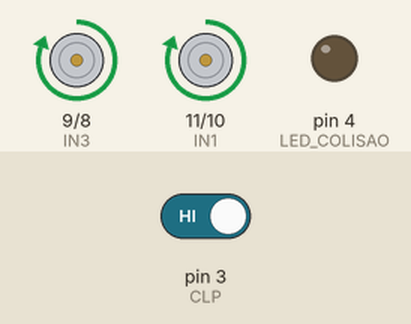
A sketch run on a simulated Arduino Uno, built with avr-gcc and run on an emulated ATmega328P. On the bench: motor-driver pin pairs drawn as motors (green arrow = first pin HIGH = forward, orange = second pin HIGH = backward, longer = more drive), output pins drawn as LEDs (lit = HIGH). The inputs (shaded band) are chosen by the test bench; at power-on: pin 3 (CLP) HIGH.

Above: at 3.2 s.
3.3 s: pin 3 (CLP) driven LOW
At 4.6 s:
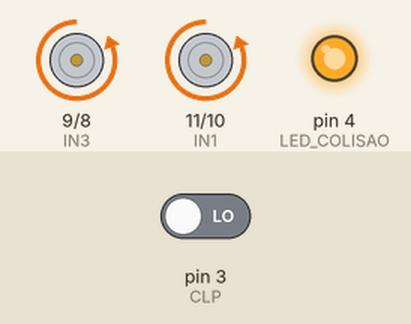
At 5.7 s:
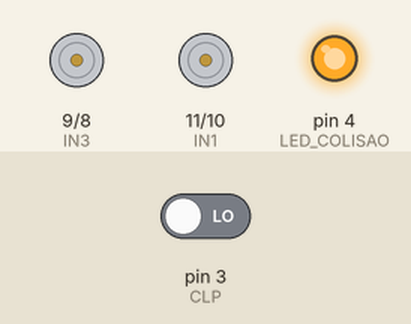
6.3 s: pin 3 (CLP) driven HIGH
At 8.6 s:
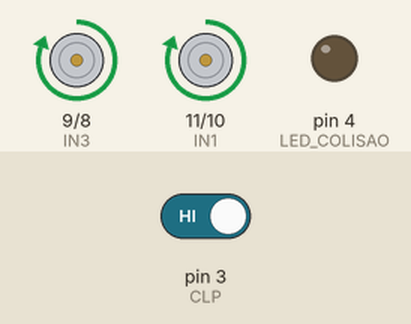
Timing chart, 0 to 10.1 s (numbered marks = the images above; inputs shaded):
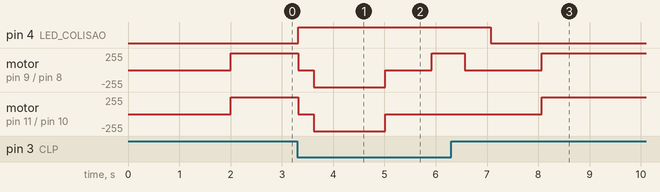

Measured:
- after the input at 3.3 s, pin 4 (LED_COLISAO): LOW → HIGH at once; motor on pin 9 (IN3) / pin 8 (IN4): forward 255/255 → stopped at once, → backward 255/255 0.30 s later, → stopped 1.4 s later, → forward 255/255 0.90 s later; motor on pin 11 (IN1) / pin 10 (IN2): forward 255/255 → stopped at once, → backward 255/255 0.30 s later, → stopped 1.4 s later
- after the input at 6.3 s, motor on pin 11 (IN1) / pin 10 (IN2): stopped → forward 255/255 after 1.8 s

The sketch:

codigo.ino
```cpp
#define CLP 3
#define LED_COLISAO 4

#define IN1 11
#define IN2 10
#define IN3 9
#define IN4 8

const unsigned long TEMPO_RE = 1400;

const unsigned long TEMPO_CURVA_90 = 650;

int estadoNormalCLP;

void parar() {

  digitalWrite(IN1, LOW);
  digitalWrite(IN2, LOW);

  digitalWrite(IN3, LOW);
  digitalWrite(IN4, LOW);
}

void frente() {

  digitalWrite(IN1, HIGH);
  digitalWrite(IN2, LOW);

  digitalWrite(IN3, HIGH);
  digitalWrite(IN4, LOW);
}

void re() {

  digitalWrite(IN1, LOW);
  digitalWrite(IN2, HIGH);

  digitalWrite(IN3, LOW);
  digitalWrite(IN4, HIGH);
}

void virarDireita90() {

  parar();

  delay(400);

  digitalWrite(IN1, LOW);
  digitalWrite(IN2, LOW);

  digitalWrite(IN3, HIGH);
  digitalWrite(IN4, LOW);


  delay(TEMPO_CURVA_90);

  parar();

  delay(500);
}

bool bateu() {

  if (digitalRead(CLP) != estadoNormalCLP) {

    delay(20);

    if (digitalRead(CLP) != estadoNormalCLP) {

      return true;
    }
  }

  return false;
}

void colisao() {

  parar();

  digitalWrite(LED_COLISAO, HIGH);

  delay(300);

  re();

  delay(TEMPO_RE);

  parar();

  delay(500);

  virarDireita90();

  digitalWrite(LED_COLISAO, LOW);

  delay(700);
}

void setup() {

  pinMode(CLP, INPUT);

  pinMode(LED_COLISAO, OUTPUT);


  pinMode(IN1, OUTPUT);
  pinMode(IN2, OUTPUT);
  pinMode(IN3, OUTPUT);
  pinMode(IN4, OUTPUT);

  parar();

  digitalWrite(LED_COLISAO, LOW);

  estadoNormalCLP = digitalRead(CLP);

  delay(2000);
}

void loop() {

  frente();

  if (bateu()) {

    colisao();

    while (digitalRead(CLP) != estadoNormalCLP) {

      parar();

      delay(10);
    }


    delay(300);
  }
}
```
